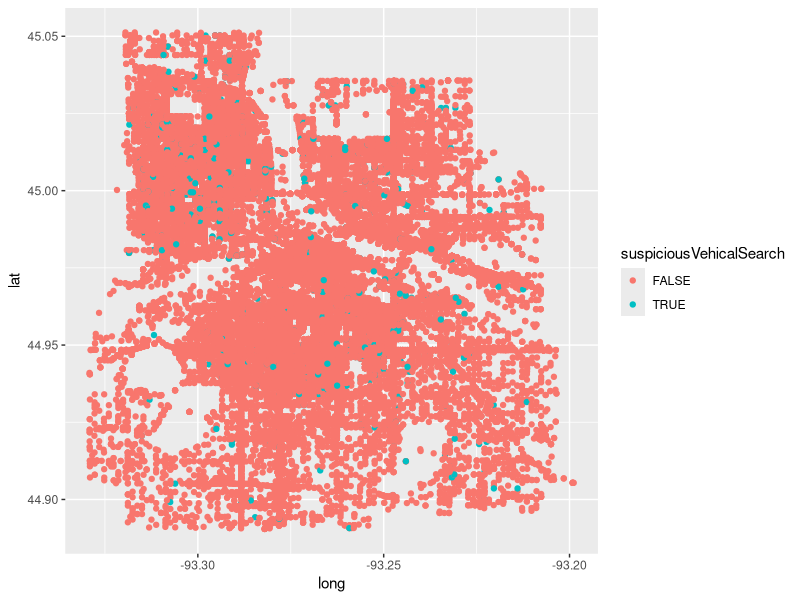

This chart was generated by the following R code: (Note: this script raises an error after producing the figure.)
library(tidyverse)
library(carData)


df <- full_join(MplsStops,MplsDemo)
glimpse(df)
levels(df$problem)
#get to know your data set
levels(df$citationIssued)
levels(df$personSearch)

df$citationIssued %>% table
df$citationIssued %>% summary()

df <- df %>%
  mutate(citationIssued=case_when(citationIssued=="YES"~TRUE,
                                  TRUE~FALSE),#all other cases that don't match true are false
         vehicleSearch=case_when(vehicleSearch=="YES"~TRUE,
                                 TRUE~FALSE),
         suspiciousVehicalSearch=case_when(problem=="suspicious" & vehicleSearch==TRUE~TRUE,
                                    TRUE~FALSE))
df %>% 
  ggplot(aes(x=long,y=lat,color=suspiciousVehicalSearch))+
  geom_point()


df %>% GGally::ggpairs()

df_sum <- df %>% 
  group_by(neighborhood) %>% 
  summary(N=n(),
          proportion_suspitious=sum(suspiciousVehicalSearch/N),
          stops_per_person=N/population,
          collegeGrad=collegeGrad,
          hhIncome=hhIncome,
          white=white,
          black=black,
          foreignBorn=foreignBorn,
          poverty=poverty,
          vehicalSearchtotal=sum(vehicalSearch),
          percent_searched=vehicalSearchtotal/N)

df_sum %>% 
  unique.data.frame() %>% 
  ggplot(aes(x=poverty,y=percent_searched,color=proportion_suspicious))+
  geom_point()+
  geom_smooth(method="lm")+
  scale_color_viridis_c()


library(palmerpenguins)

penguins %>% 
  mutate(chonker=case_when(body_mass_g>4000~TRUE,
                           TRUE~FALSE)) %>% 
  ggplot(aes(x=flipper_length_mm,y=body_mass_g,color=chonker))+
  geom_point()

penguins %>% 
  filter(!is.na(sex)) %>% 
  mutate(size=case_when(body_mass_g>=5000~ "Fattie",
                        body_mass_g>=4000&body_mass_g<5000~"Medium",
                        body_mass_g<4000~ "Tiny buddy")) %>% 
  ggplot(aes(x=body_mass_g,fill=size))+
  geom_histogram(alpha=.5)+
  facet_grid(~species*sex)
